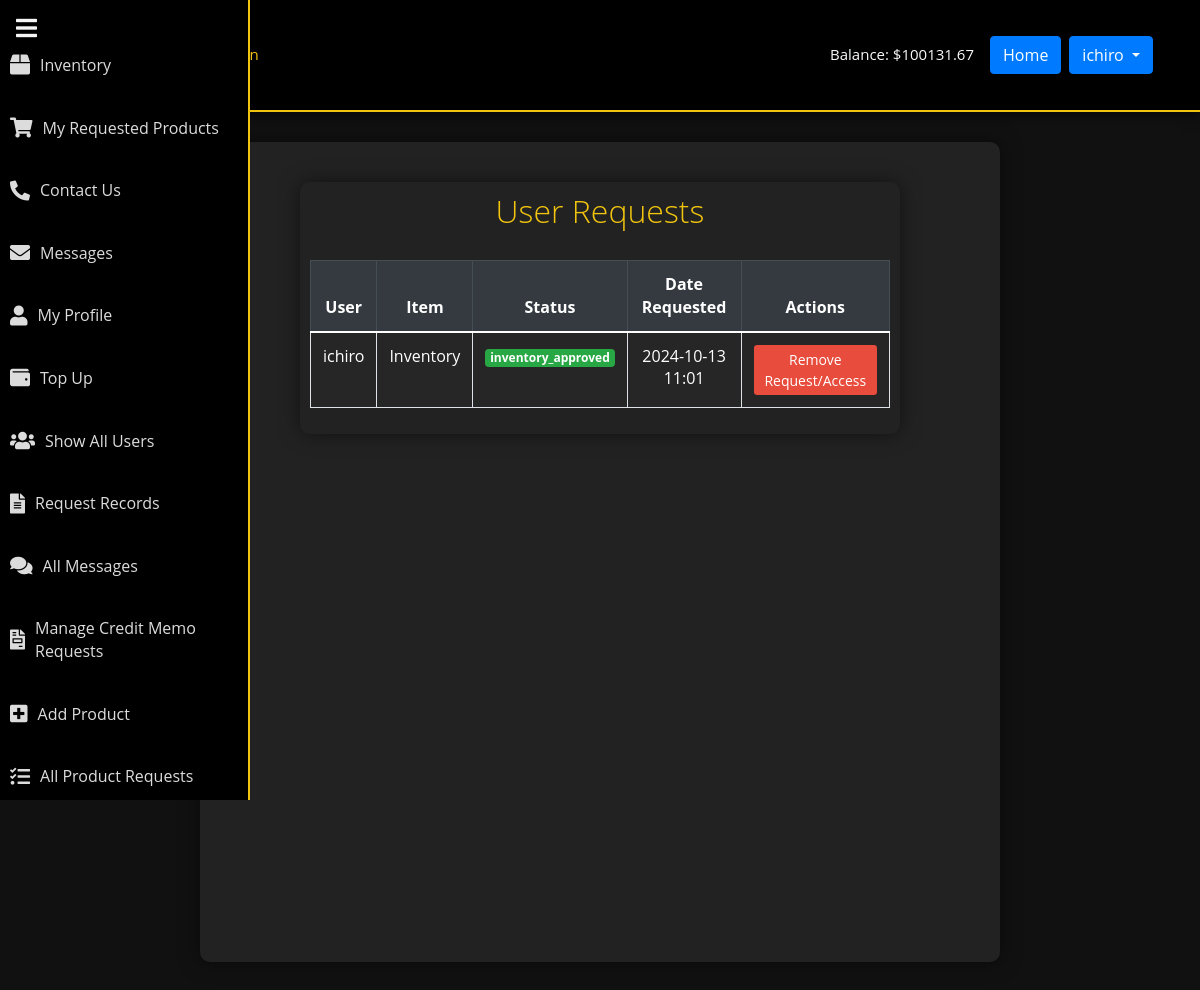
Screenshot of /administrator/admin_page/ (signed in) with the database file from the repository.
### myapp/models.py (models this page shows, shortened)
class UserProfile(models.Model):
    user = models.OneToOneField(User, on_delete=models.CASCADE)
    company_name = models.CharField(max_length=255)
    full_name = models.CharField(max_length=255)
    mobile_number = models.CharField(max_length=15)
    business_title = models.CharField(max_length=255)
    balance = models.DecimalField(max_digits=10, decimal_places=2, default=0.00)  # Add this line

### inventory/models.py (models this page shows)
class InventoryAccessRequest(models.Model):
    STATUS_CHOICES = [
        ('inventory_pending', 'Waiting for Inventory Approval'),
        ('inventory_approved', 'Inventory Approved'),
        ('inventory_declined', 'Inventory Declined'),
    ]
    user = models.ForeignKey(User, on_delete=models.CASCADE)  # Link to the user who made the request
    item = models.CharField(max_length=255)
    created_at = models.DateTimeField(auto_now_add=True)
    status = models.CharField(max_length=20, choices=STATUS_CHOICES, default='inventory_pending')  # Update the field to match the new status choices
    def __str__(self):
        return f"{self.created_at} - {self.item} by {self.user.username} ({self.status})"  # Show status in the string representation

### administrator/views.py (the view)
# urls.py: path('admin_page/', views.admin_page, name='admin_page'),
@login_required  # Ensure the user is logged in
def admin_page(request):
    all_requests = InventoryAccessRequest.objects.all().order_by('-created_at')  # Fetch all requests
    logger.info(f"All requests: {all_requests}")  # Log all requests
    context = {
        'requests': all_requests,
    }
    return render(request, 'users/admin_page.html', context)

### templates/users/admin_page.html (shortened to what this page needs)
{% extends 'users/base.html' %}
{% load static %}
{% block content %}
<link rel="stylesheet" href="https://maxcdn.bootstrapcdn.com/bootstrap/4.5.2/css/bootstrap.min.css">
<link rel="stylesheet" href="{% static 'css/main.css' %}">
<div class="container d-flex justify-content-center align-items-start min-vh-100">
    <div class="main-content">
        <h2 class="text-center">User Requests</h2>
        <table class="table table-bordered table-striped">
            <thead class="thead-dark">
                <tr>
                    <th>User</th>
                    <th>Item</th>
                    <th>Status</th>
                    <th>Date Requested</th>
                    <th>Actions</th>
                </tr>
            </thead>
            <tbody>
                {% for request in requests %}
                <tr>
                    <td class="user-item-date">{{ request.user.username }}</td>
                    <td class="user-item-date">{{ request.item }}</td>
                    <td>
                        {% if request.status == "inventory_pending" %}
                            <span class="badge badge-warning">{{ request.status }}</span>
                        {% elif request.status == "inventory_approved" %}
                            <span class="badge badge-success">{{ request.status }}</span>
                        {% elif request.status == "inventory_declined" %}
                            <span class="badge badge-danger">{{ request.status }}</span>
                        {% endif %}
                    </td>
                    <td class="user-item-date">{{ request.created_at|date:"Y-m-d H:i" }}</td>
                    <td>
                        {% if user.is_superuser %}
                        <button class="btn btn-danger btn-sm" onclick="confirmRemoval('{% url 'delete_inventory_request' request.id %}')">Remove Request/Access</button>
                        {% endif %}
                    </td>
                </tr>
                {% empty %}
                <tr>
                    <td colspan="5" class="text-center">No requests available.</td>
                </tr>
                {% endfor %}
            </tbody>
        </table>
    </div>
</div>
<link rel="stylesheet" href="https://cdn.jsdelivr.net/npm/sweetalert2@11/dist/sweetalert2.min.css">
{% endblock %}

### templates/users/base.html (shortened to what this page needs)
<!doctype html>
{% load static %}
<html lang="en">
<head>
    <link href="https://cdn.jsdelivr.net/npm/bootstrap@5.0.0-beta3/dist/css/bootstrap.min.css" rel="stylesheet">
    <link rel="stylesheet" href="{% static 'users/css/main.css' %}" type="text/css">
    <link rel="stylesheet" href="https://cdnjs.cloudflare.com/ajax/libs/font-awesome/5.15.4/css/all.min.css">
</head>
<body>
<nav class="navbar navbar-expand-lg" id="main-navbar">
    <div class="container">
        <a class="navbar-brand" href="{% url 'home' %}">
        </a>
        <div class="collapse navbar-collapse" id="navbarNavAltMarkup">
            <div class="navbar-nav">
                {% if user.is_superuser %}
                    <a class="nav-link active" href="#">Homepage Admin</a>
                {% else %}
                    <a class="nav-link active" href="#">Homepage</a>
                {% endif %}
            </div>
            <div class="d-flex align-items-center ms-auto" id="authstyle">
                {% if user.is_authenticated %}
                    {% with user_profile=user.userprofile %}
                        <span class="text-light me-3">Balance: ${{ user_profile.balance }}</span>
                    {% endwith %}
                    <a href="{% url 'homepage' %}" class="btn btn-primary me-2">Home</a>
                    <div class="dropdown">
                        <button class="btn btn-primary dropdown-toggle" type="button" id="dropdownMenuButton" data-bs-toggle="dropdown" aria-expanded="false">
                            {{ user.username }}
                        </button>
                    </div>
                {% else %}
                    <a href="{% url 'register' %}" class="btn btn-primary me-2">Create Account</a>
                    <a href="{% url 'login' %}" class="btn btn-primary">Log In</a>
                {% endif %}
            </div>
        </div>
    </div>
</nav>
{% if user.is_authenticated %}
<div class="sidebar" id="sidebar">
    <button class="toggle-sidebar" onclick="toggleSidebar()">
        <i class="fas fa-bars"></i>
    </button>
    <ul class="nav flex-column mt-4">
        <li class="nav-item"><a class="nav-link" href="{% url 'inventory' %}"><i class="fas fa-box"></i> <span>Inventory</span></a></li>
        <li class="nav-item"><a class="nav-link" href="{% url 'view_requested_products' %}"><i class="fas fa-shopping-cart"></i> <span>My Requested Products</span></a></li>
        <li class="nav-item"><a class="nav-link" href="{% url 'contact' %}"><i class="fas fa-phone-alt"></i> <span>Contact Us</span></a></li>
        <li class="nav-item"><a class="nav-link" href="{% url 'messages_user' %}"><i class="fas fa-envelope"></i> <span>Messages</span></a></li>
        <li class="nav-item"><a class="nav-link" href="{% url 'profile' %}"><i class="fas fa-user"></i> <span>My Profile</span></a></li>
        <li class="nav-item"><a class="nav-link" href="{% url 'cash_in' %}"><i class="fas fa-wallet"></i> <span>Top Up</span></a></li>
                {% endif %}
        {% if user.is_superuser %}
            <li class="nav-item"><a class="nav-link" href="{% url 'show_all_users' %}"><i class="fas fa-users"></i> <span>Show All Users</span></a></li>
            <li class="nav-item"><a class="nav-link" href="{% url 'admin_page' %}"><i class="fas fa-file-alt"></i> <span>Request Records</span></a></li>
            <li class="nav-item"><a class="nav-link" href="{% url 'all_messages' %}"><i class="fas fa-comments"></i> <span>All Messages</span></a></li>
            <li class="nav-item"><a class="nav-link" href="{% url 'manage_credit_memo_requests' %}"><i class="fas fa-file-invoice"></i> <span>Manage Credit Memo Requests</span></a></li>
            <li class="nav-item"><a class="nav-link" href="{% url 'add_product' %}"><i class="fas fa-plus-square"></i> <span>Add Product</span></a></li>
            <li class="nav-item"><a class="nav-link" href="{% url 'all_product_requests' %}"><i class="fas fa-tasks"></i> <span>All Product Requests</span></a></li>
        {% endif %}
    </ul>
</div>
<div class="main-content" id="main-content">
    {% block content %}{% endblock %}
</div>
</body>
</html>

### myapp/static/users/main.css (style rules this page uses)
#main-navbar { color: white; min-height: 14vh; font-size: 15px; }
#authstyle { margin-left: 17%; border-radius: 50%; }
body { margin:0; color:#6a6f8c; background-image: url('images/bg.png'); font:600 16px/18px 'Open Sans',sans-serif; }
*,:after,:before { box-sizing:border-box }
a { color:inherit;text-decoration:none }
body { font: 100% / 1.414 "Open Sans", "Roboto", arial, sans-serif; background: #e9e9e9; }
a, [type="submit"] { transition: all .25s ease-in; }
h1, h2 { font-weight: 300; color: rgba(255,255,255,1); }

### templates/users/base.html (style rules this page uses)
body { background: linear-gradient(to bottom, #000000, #2c2c2c); color: #f5f5f5; font-family: 'Montserrat', sans-serif; margin: 0; padding: 0; overflow-x: hidden; }
#main-navbar { background: #000000; box-shadow: 0 4px 12px rgba(0, 0, 0, 0.6); padding: 1rem 2rem; border-bottom: 2px solid #f1c40f; }
.navbar-nav .nav-link { color: #f5f5f5 !important; margin-right: 1rem; }
.navbar-nav .nav-link:hover, .navbar-nav .nav-link.active { color: #f1c40f !important; }
.sidebar { background-color: #000000; height: 100vh; width: 250px; position: fixed; top: 0; left: 0; padding-top: 10px; transition: all 0.3s; overflow-y: auto; border-right: 2px solid #f1c40f; }
.sidebar .nav-link { color: #dcdcdc; padding: 15px 10px; margin: 5px 0; border-radius: 8px; display: flex; align-items: center; font-size: 16px; transition: background 0.3s, color 0.3s; }
.sidebar .nav-link i { margin-right: 10px; font-size: 20px; }
.toggle-sidebar { position: absolute; top: 10px; left: 10px; background: none; border: none; color: #f5f5f5; font-size: 24px; cursor: pointer; transition: color 0.3s; }
.main-content { margin-left: 250px; padding: 30px; transition: margin-left 0.3s; }

### templates/users/admin_page.html (style rules this page uses)
body { background-color: #111; color: #f1c40f; }
.main-content { width: 80%; max-width: 800px; padding: 10px; background-color: #222; border-radius: 10px; box-shadow: 0 0 20px rgba(0, 0, 0, 0.5); margin: 30px auto; }
h2 { color: #f1c40f; margin-bottom: 30px; }
.table { background-color: #333; border-collapse: collapse; }
.table th, .table td { padding: 12px; text-align: center; }
.thead-dark th { background-color: #444; color: #f1c40f; }
.table-striped tbody tr:nth-of-type(odd) { background-color: #282828; }
.btn-danger { background-color: #e74c3c; border: none; }
.table td.user-item-date { color: #fff; }

### rows the page displays
UserProfile: balance "100131.67"
InventoryAccessRequest: user.username "ichiro", item "Inventory", status "inventory_approved", created_at "2024-10-13 11:01"

### other values shown
{{ user.username }} "ichiro"
